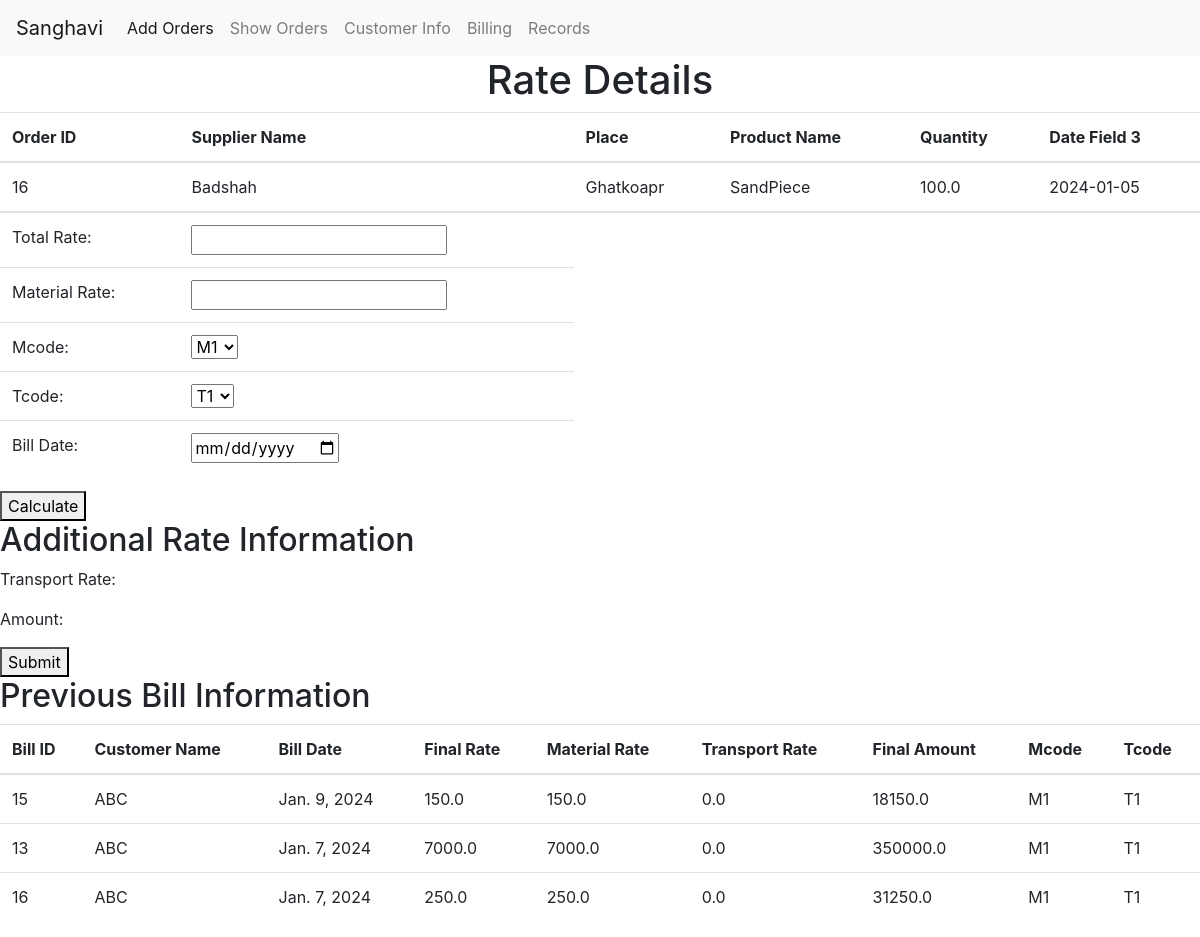
/rate/16/, run on the app's committed database.
### crudapp/models.py (models this page shows, shortened)
class Orders(models.Model):
    oid = models.AutoField(primary_key=True)
    fname = models.CharField(max_length=20)
    Cname = models.CharField(max_length=20)
    Pname = models.CharField(max_length=100)
    Dname = models.CharField(max_length=20)
    Lno = models.CharField(max_length=20)
    pcno = models.CharField(max_length=20)
    scno = models.CharField(max_length=20)
    product = models.ForeignKey(Product, on_delete=models.CASCADE)
    trip = models.FloatField()
    df1 = models.DateField(null=True, blank=True)
    df2 = models.DateField(null=True, blank=True)
    df3 = models.DateField(null=True, blank=True)
    pcs = models.FloatField(null=True, blank=True)
    height = models.FloatField(null=True, blank=True)
    width = models.FloatField(null=True, blank=True)
    length = models.FloatField(null=True, blank=True)
    amount = models.FloatField(null=True, blank=True)
    billed = models.CharField(max_length=3, default='No')
    AggregatedAmount = models.FloatField(null=True, blank=True)
    AggregatedQuantity = models.FloatField(null=True, blank=True)
    mergedOids = models.CharField(max_length=255, blank=True, null=True)

class Product(models.Model):
    name = models.CharField(max_length=20, primary_key=True)
    quantity_per = models.FloatField()
    pcs_fts = models.FloatField()
    rate = models.FloatField()
    tax_rate = models.FloatField()
    hsn_code = models.CharField(max_length=20)
    def __str__(self):
        return self.name

class Billing(models.Model):
    MCODE_CHOICES = [
        ('M1', 'M1'),
        ('M2', 'M2'),
    ]
    TCODE_CHOICES = [
        ('T1', 'T1'),
        ('T2', 'T2'),
    ]
    bill_id = models.AutoField(primary_key=True)
    Cname = models.CharField(max_length=20)
    bill_date = models.DateField(null=True, blank=True)
    final_rate = models.FloatField(null=True, blank=True)
    material_rate = models.FloatField(null=True, blank=True)
    transport_rate = models.FloatField(null=True, blank=True)
    final_amount = models.FloatField(null=True, blank=True)
    mcode = models.CharField(max_length=20, choices=MCODE_CHOICES)
    tcode = models.CharField(max_length=20, choices=TCODE_CHOICES)
    oid = models.IntegerField()  # Assuming oid is an integer, update the field type as needed
    product = models.CharField(max_length=50)  # Update the max_length as needed
    place = models.CharField(max_length=50)  # Update the max_length
    def __str__(self):
        return f'Bill ID: {self.bill_id}'

### crudapp/views.py (the view)
# urls.py: path('rate/<int:oid>/', views.rateView, name='rate_url'),
def rateView(request, oid):
    order_instance = get_object_or_404(Orders, oid=oid)
    previous_bill= "None"
    if request.method == 'POST':
        form = BillingForm(request.POST, order_instance=order_instance)
        print("POST data:", request.POST)
        if form.is_valid():
            oid = request.POST.get('oid')
            product = request.POST.get('product')
            place = request.POST.get('place')
            total_rate = form.cleaned_data['total_rate']
            material_rate = form.cleaned_data['material_rate']
            transport_rate = total_rate - material_rate
            amount = order_instance.AggregatedQuantity * total_rate
            print("transport_rate :",transport_rate)
            print("Amount :",amount)
            print("OID :", oid)
            order_instance.AggregatedAmount = amount  # Update with your calculation
            order_instance.save()
            if 'calculate' in request.POST:
                return JsonResponse({
                    'transport_rate': transport_rate,
                    'amount': amount,
                })
            elif 'action' in request.POST and request.POST['action'] == 'submit':
                billing_instance = Billing(
                    Cname=order_instance.Cname,
                    bill_date=form.cleaned_data['bill_date'],
                    final_rate=form.cleaned_data['total_rate'],
                    material_rate=form.cleaned_data['material_rate'],
                    transport_rate=transport_rate,
                    final_amount=amount,
                    mcode=form.cleaned_data['mcode'],
                    tcode=form.cleaned_data['tcode'],
                    oid=oid,
                    product=product,
                    place=place
                )
                print("Billing Data:", billing_instance.product)
                billing_instance.save()
                print("Billing Data:", billing_instance.oid)
                return redirect('bill_url')
        else:
            print("Form errors:", form.errors)
    else:
        form = BillingForm(order_instance=order_instance)
        previous_bill_condition = {'Cname': order_instance.Cname, 'place': order_instance.Pname}
        previous_bill = Billing.objects.filter(**previous_bill_condition).exclude(oid=oid).order_by('-bill_date')
        print(previous_bill)
    return render(request, 'crudapp/rate.html', {'order_instance': order_instance,'form': form, 'previous_bill': previous_bill})

### crudapp/forms.py (shortened to what this page needs)
class BillingForm(forms.Form):
    total_rate = forms.FloatField()
    material_rate = forms.FloatField()
    mcode = forms.ChoiceField(choices=Billing.MCODE_CHOICES)
    tcode = forms.ChoiceField(choices=Billing.TCODE_CHOICES)
    bill_date = forms.DateField()
    def __init__(self, *args, **kwargs):
        order_instance = kwargs.pop('order_instance', None)
        super(BillingForm, self).__init__(*args, **kwargs)
        self.order_instance = order_instance

### crudapp/templates/crudapp/rate.html (shortened to what this page needs)
{% extends 'layout.html' %}
{% block content %}
    <center><h1>Rate Details</h1></center>
    <form id="calculateForm" method="post" action="{% url 'rate_url' oid=order_instance.oid %}">
        <table class="table">
            <thead>
                <tr>
                    <th scope="col">Order ID</th>
                    <th scope="col">Supplier Name</th>
                    <th scope="col">Place</th>
                    <th scope="col">Product Name</th>
                    <th scope="col">Quantity</th>
                    <th scope="col">Date Field 3</th>
                </tr>
            </thead>
            <tbody>
                <tr>
                    <td>{{ order_instance.oid }}</td>
                    <td>{{ order_instance.fname }}</td>
                    <td>{{ order_instance.Pname }}</td>
                    <td>{{ order_instance.product }}</td>
                    <td>{{ order_instance.AggregatedQuantity }}</td>
                    <td>{{ order_instance.df3|date:"Y-m-d" }}</td>
                </tr>
            </tbody>
            <tr>
                <td>Total Rate:</td>
                <td><input type="text" name="total_rate" required></td>
            </tr>
            <tr>
                <td>Material Rate:</td>
                <td><input type="text" name="material_rate" required></td>
            </tr>
            <tr>
                <td>Mcode:</td>
                <td>{{ form.mcode }}</td>
            </tr>
            <tr>
                <td>Tcode:</td>
                <td>{{ form.tcode }}</td>
            </tr>
            <tr>
                <td>Bill Date:</td>
                <td><input type="date" name="bill_date" required></td>
            </tr>
        </table>
        <button type="button" id="calculateButton" value="calculate" onclick="calculateAmount(event)">Calculate</button>
    </form>
    <h2>Additional Rate Information</h2>
    <div id="calculatedValues">
        <p>Transport Rate: </p>
        <p>Amount: </p>
        <form method="post" action="{% url 'submit_url' oid=order_instance.oid %}">
            <button type="submit" name="action" value="submit">Submit</button>
        </form>
    </div>
    <h2>Previous Bill Information</h2>
    {% if previous_bill %}
        <table class="table">
            <thead>
                <tr>
                    <th>Bill ID</th>
                    <th>Customer Name</th>
                    <th>Bill Date</th>
                    <th>Final Rate</th>
                    <th>Material Rate</th>
                    <th>Transport Rate</th>
                    <th>Final Amount</th>
                    <th>Mcode</th>
                    <th>Tcode</th>
                </tr>
            </thead>
            <tbody>
                {% for bill in previous_bill %}
                    <tr>
                        <td>{{ bill.bill_id }}</td>
                        <td>{{ bill.Cname }}</td>
                        <td>{{ bill.bill_date }}</td>
                        <td>{{ bill.final_rate }}</td>
                        <td>{{ bill.material_rate }}</td>
                        <td>{{ bill.transport_rate }}</td>
                        <td>{{ bill.final_amount }}</td>
                        <td>{{ bill.mcode }}</td>
                        <td>{{ bill.tcode }}</td>
                    </tr>
                {% endfor %}
            </tbody>
        </table>
    {% else %}
        <p>No previous bills found for this customer, place, and product.</p>
    {% endif %}
{% endblock %}

### data on the page
Orders: oid "16", fname "Badshah", Pname "Ghatkoapr", product "SandPiece", AggregatedQuantity "100.0", df3 "2024-01-05"
Billing: bill_id "15", Cname "ABC", bill_date "Jan. 9, 2024", final_rate "150.0", material_rate "150.0", transport_rate "0.0", final_amount "18150.0", mcode "M1", tcode "T1"
Billing: bill_id "13", Cname "ABC", bill_date "Jan. 7, 2024", final_rate "7000.0", material_rate "7000.0", transport_rate "0.0", final_amount "350000.0", mcode "M1", tcode "T1"
Billing: bill_id "16", Cname "ABC", bill_date "Jan. 7, 2024", final_rate "250.0", material_rate "250.0", transport_rate "0.0", final_amount "31250.0", mcode "M1", tcode "T1"
